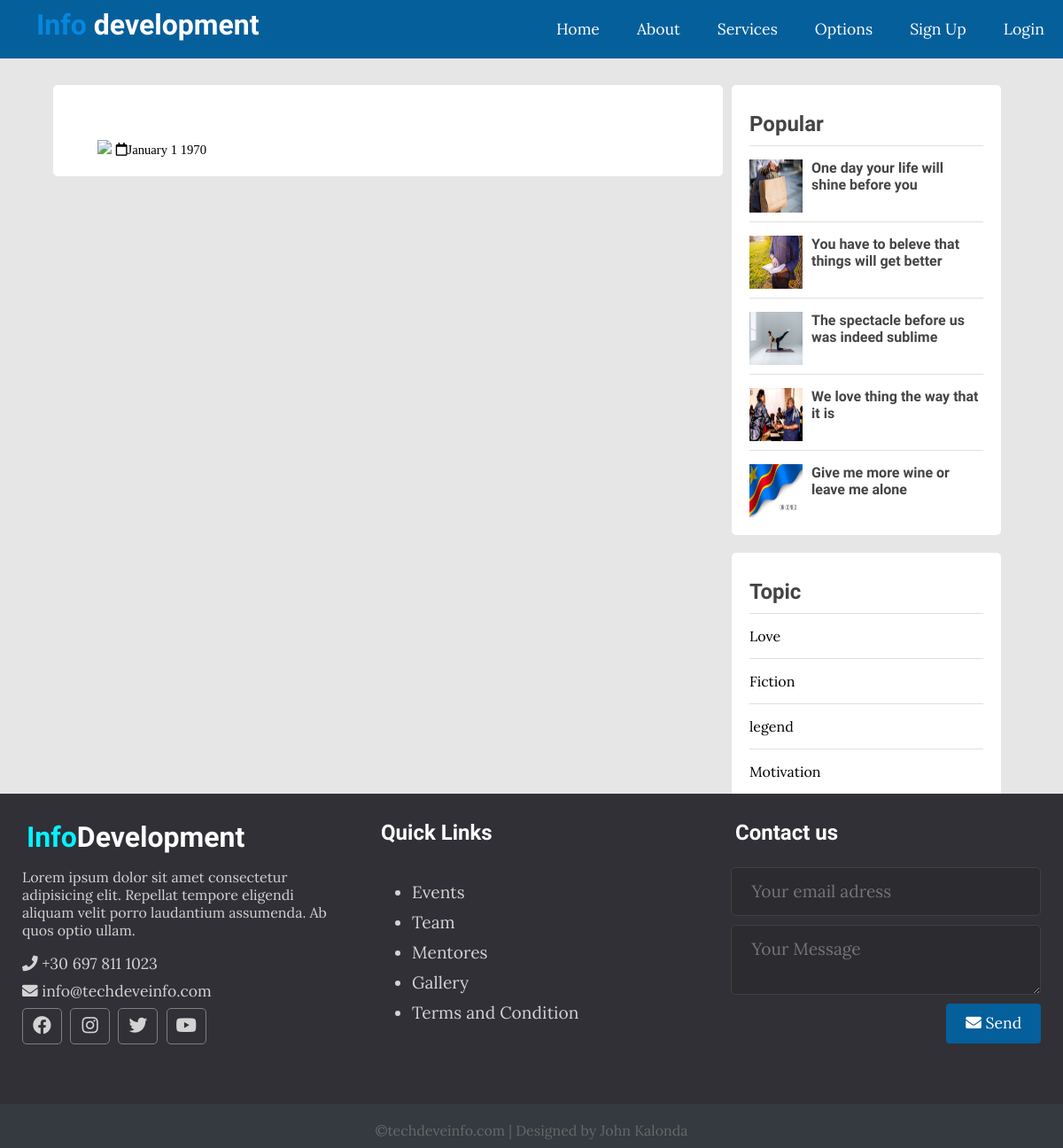
The page /single.php on the database its author committed.
### tables this page shows
CREATE TABLE `posts` (
  `id` int(11) NOT NULL,
  `user_id` int(11) NOT NULL,
  `topic_id` int(11) DEFAULT NULL,
  `title` varchar(255) NOT NULL,
  `image` varchar(255) NOT NULL,
  `body` text NOT NULL,
  `published` tinyint(4) NOT NULL,
  `created_at` datetime NOT NULL DEFAULT current_timestamp()
);

CREATE TABLE `topics` (
  `id` int(11) NOT NULL,
  `name` varchar(100) NOT NULL,
  `description` text NOT NULL
);

### App/database/db.php (called while the page is built, shortened)
<?php
require('connect.php');
function selectAll($table, $conditions = []){
    global $conn;
    $sql = "SELECT * FROM $table";
    if(empty($conditions)){
        $stmt = $conn->prepare($sql);
        $stmt->execute();
        $records = $stmt->get_result()->fetch_all(MYSQLI_ASSOC);
        return $records;
    }
}

### App/controllers/posts.php (called while the page is built, shortened)
<?php
include(ROOT_PATH . "/App/database/db.php");
$table = 'posts';
$topics = selectAll('topics');
$posts = selectAll($table);

### single.php (the view, shortened to what this page needs)
<?php include(ROOT_PATH . "/App/controllers/posts.php");
?>
<!DOCTYPE html>
<html lang="en">
<head>
    <link rel="stylesheet" href="https://pro.fontawesome.com/releases/v5.10.0/css/all.css"/>
    <link rel="stylesheet" href="assets/css/style.css">
</head>
<body>
<?php include(ROOT_PATH . "/App/includes/header.php");?>
    <div class="page-wrapper">
        <div class="content clearfix">
            <div class="main-content single">
                <div id="content-single">
                <img src="<?php echo BASE_URL . '/assets/images/' . $post['image']; ?>" width="100%" class="slider-image">
                <small>
                <i class="far fa-calendar"><?php echo date('F j Y', strtotime($post['created_at'])) ?></i>
                </small>
                </div>
            </div>
            <div class="sidebar single">
                <div class="section popular">
                    <h2 class="section-title">Popular</h2>
                    <?php foreach ($posts as $p):?>
                        <div class="post clearfix">
                            <img src="<?php echo BASE_URL . '/assets/images/' . $p['image']; ?>" alt="">
                            <a href="#" class="title">
                                <h4><?php echo $p['title']; ?></h4>
                            </a>
                        </div>
                    <?php endforeach; ?>
                </div>
                <div class="section topics">
                    <h2 class="section-title">Topic</h2>
                    <ul>
                        <?php foreach ($topics as $topic):?>
                            <li><a href="<?php echo BASE_URL . '/index.php?t_id=' . $topic['id'] . '&name=' . $topic['name'] ?>"><?php echo $topic['name']; ?></a></li>
                        <?php endforeach; ?>
                    </ul>
                </div>
            </div>
        </div>
</div>
    <?php include(ROOT_PATH . "/App/includes/footer.php");?>
</body>
</html>

### assets/css/style.css (style rules this page uses)
* { box-sizing: border-box; }
html, body { height: 100%; margin: 0px; padding: 0px; font-family: 'Lora', serif; background-color: rgb(231, 230, 230); }
h1, h2, h3, h4, h5, h6 { font-family: 'Candal', serif; color: #444; margin: 5px; }
a { text-decoration: none; color: inherit; }
.clearfix::after { content:''; display: block; clear: both; }
.page-wrapper { min-height: 100%; }
.content { width: 90%; margin: 30px auto 30px; }
.content .main-content { width: 70%; float: left; }
.content .main-content.single { background: white; padding: 20px 50px; font-size: 1.1em; border-radius: 5px; }
.content .popular .post { border-top: 1px solid #e0e0e0; margin-top: 10px; padding-top:10px ; }
.content .popular .post img { height: 60px; width: 60px; float: left; margin-right: 10px; }
.content .sidebar { width: 30%; float: left; height: 300px; }
.content .sidebar.single { padding: 0px 10px; }
.content .sidebar .section { background: white; padding: 20px; border-radius: 5px; margin-bottom: 20px; }
.content .sidebar .section .section-title { margin: 10px 0px 10px 0px; }
.content .sidebar .section.topics ul { margin: 0px; padding: 0px; list-style: none; border-top: 1px solid #e0e0e0; }
.content .sidebar .section.topics ul li a { display: block; padding: 15px 0px 15px 0px; border-bottom: 1px solid #e0e0e0; transition: all 0.3s; }
.main-content { overflow: hidden; clear: both; }
.main-content img { z-index: -1; }

### rows shown on the page
posts: image (picture), title "One day your life will shine before you"
posts: image (picture), title "You have to beleve that things will get better"
posts: image (picture), title "The spectacle before us was indeed sublime"
posts: image (picture), title "We love thing the way that it is"
posts: image (picture), title "Give me more wine or leave me alone"
topics: name "Love"
topics: name "Fiction"
topics: name "legend"
topics: name "Motivation"

### other values the page prints
date('F j Y', strtotime($post['created_at'])) "January 1 1970"
